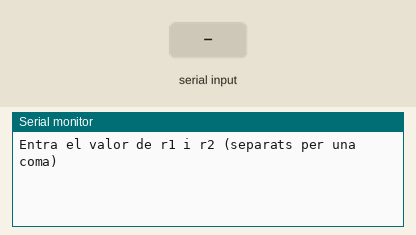
This sketch was run on a simulated Arduino Uno, built with avr-gcc and run on an emulated ATmega328P. On the bench: the last lines printed to the serial monitor. The test bench sets the inputs (shaded band).

Above: at 1.2 s.
1.3 s: "90,45\n" received over Serial
At 2.5 s:
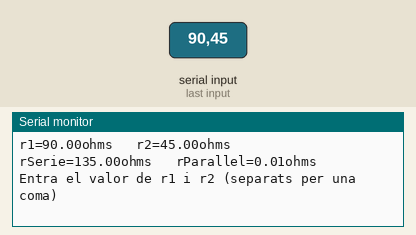
2.8 s: "5\n" received over Serial
At 3.2 s:
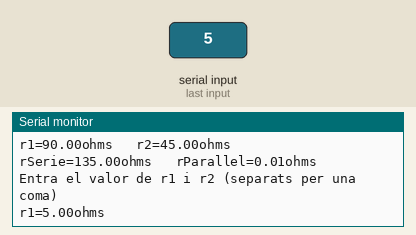

The sketch:

NumberComunication1.ino
```cpp
/****************************************************************
**                                                             **
**                          TÍTOL:                             **
**                   NumberComunication1                       **
**                                                             **
**  NOM: Mohamed el Marnissi                  DATA: 27/02/2017 **
****************************************************************/
//************************ INCLUDE ******************************


//*********************** VARIABLES *****************************


float r1, r2;             // estableix les variables r1 i r2 amb un valor float
float rSerie, rParallel;   // estableix les variables rSerie i rParallel amb un valor float

//************************** SETUP ******************************

void setup()
{
  Serial.begin(9600);// Inicia comunicacio serie a velocitat 9600
  Serial.println("Entra el valor de r1 i r2 (separats per una coma)");//Imprimeix a monitor serie la frase "Entra el valor de r1 i r2 (separats per una coma)"
  Serial.println();//obre linia nova

}

//*************************** LOOP ******************************

void loop() {
  while (Serial.available() > 0) {  //inicia funcio while amb la condiciono seguent: si hi ha algun missatge al canal serei el llegeix, si aquest es superior a 0 es compleix la condicio
    r1 = Serial.parseInt();// La variable r1 sera igual al missatge en valor int que arribi per el canal serie
    Serial.print("r1=");//Imprimeix a monitor serie la frase "r1="
    Serial.print(r1);//Imprimeix a monitor serie el valor de r1
    Serial.print("ohms   ");//Imprimeix a monitor serie la frase "ohms  "
    r2 = Serial.parseInt();// La variable r2 sera igual al seguent missatge en valor int que arribi per el canal serie
    Serial.print("r2=");//Imprimeix a monitor serie la frase "r2="
    Serial.print(r2);//Imprimeix a monitor serie el valor de r2
    Serial.println("ohms   ");//Imprimeix a monitor serie la frase "ohms  "
    Serial.println();//obre linia nova
    rSerie = r1 + r2;// Suma r1+r2
    rParallel = 1 / (r1 + r2);// divideix 1 per la suma de r1 i r2
    if (Serial.read() == '\n')//llegeix linia nova
      Serial.print("rSerie=");//Imprimeix a monitor serie la frase "rSerie="
    Serial.print(rSerie);//Imprimeix a monitor serie el valor de la variable rSerie
    Serial.print("ohms   ");//Imprimeix a monitor serie la frase "ohms  "
    Serial.print("rParallel=");//Imprimeix a monitor serie la frase "rParallel="
    Serial.print(rParallel);//Imprimeix a monitor serie el valor de la variable rParallel
    Serial.println("ohms   ");//Imprimeix a monitor serie la frase "ohms  "
    Serial.println();;//obre linia nova
    Serial.println("Entra el valor de r1 i r2 (separats per una coma)");//Imprimeix a monitor serie la frase "Entra el valor de r1 i r2 (separats per una coma)"
    Serial.println();;//obre linia nova
  }
}


//************************** FUNCIONS ***************************
```

Measured:
- after the input at 1.3 s, the serial monitor: prints a new line at once (image 1)
- after the input at 2.8 s, the serial monitor: prints a new line at once (image 2)
